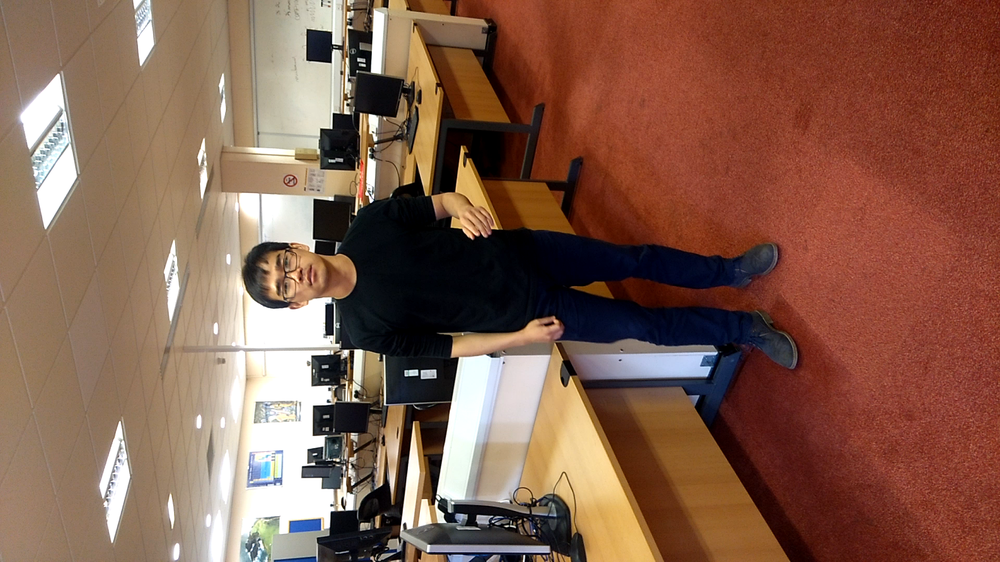
%> input picture ComVision/Assignment1/v1001.png, 1000 x 562 px, shrunk from 1920 x 1080 before the run
$ octave Thresholding.m   (GNU Octave 9; MATLAB toolbox functions it lacks are replaced by stand-ins)
%> lines starting %> are read from the running program, lines starting %| are printed output that depends on the picture
clc;
clear;

%load image
%img = imread('brains.pgm');
img = imread('v1001.png');
%> img is the input picture: size 562x1000x3 uint8; mean R, G, B 131.8, 94.3, 77.1
img = imrotate(img, -90);
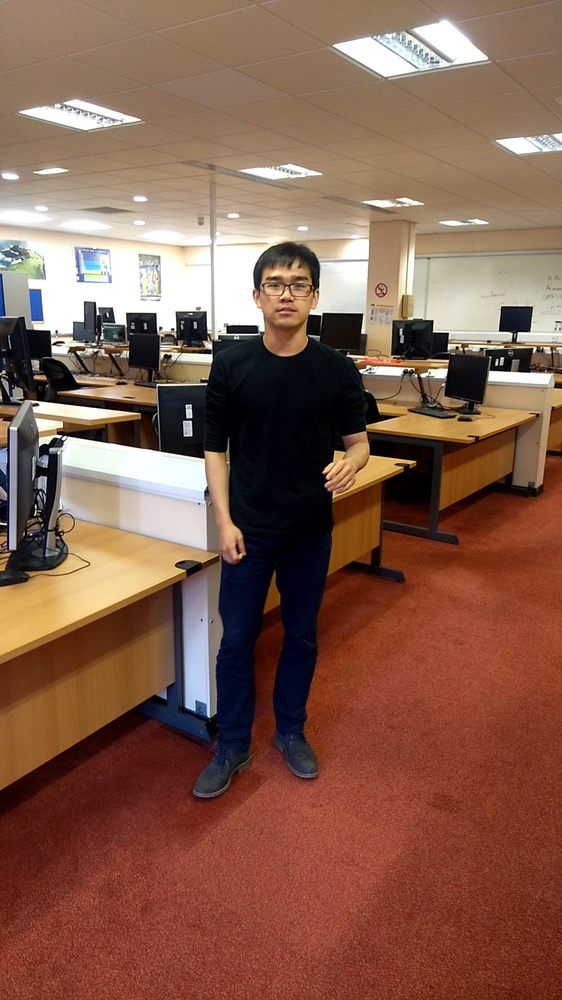
%> img: size 1000x562x3 uint8; mean R, G, B 131.8, 94.3, 77.1; mean of the top-left, top-right, bottom-left and bottom-right quarters 134.7, 116.9, 81, 71.6
img = rgb2gray(img);
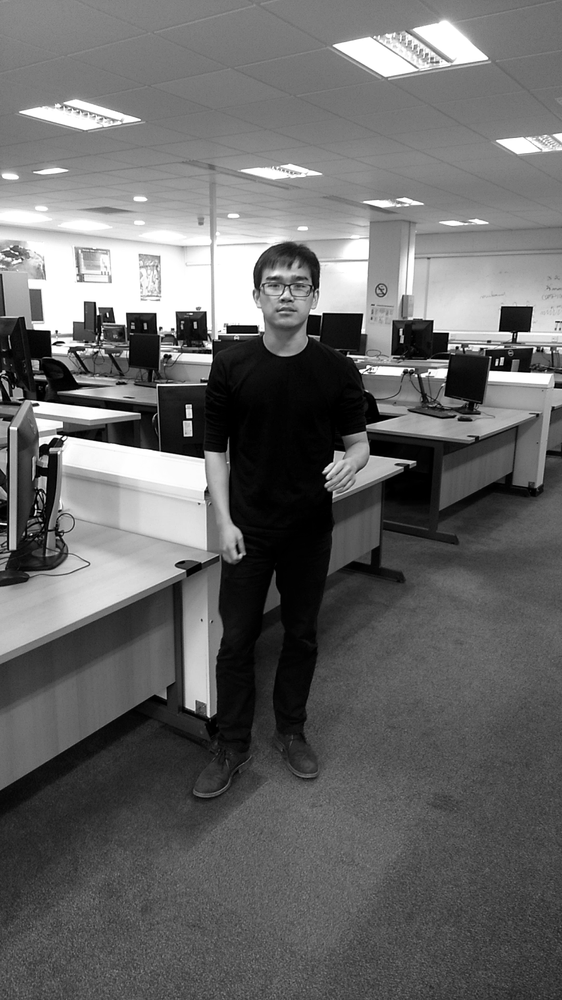
%> img: size 1000x562 uint8; min 0, max 255, mean 103.6
%%
%file = 'trayRegion.mat';
%file = 'brainRegion.mat';
file = 'v1001Skin.mat';

%draw ROI
%BW = drawROI(img, file);

%load ROI from file
load( file, '-mat');

%get ROI
x2 = img(BW);
%> x2 = []
x2 = double(x2)/255;
%set histogram bins
i = min(x2) : (max(x2)- min(x2))/64 : max(x2);
%> i = []
%draw histogram
%> (the run ends here)
